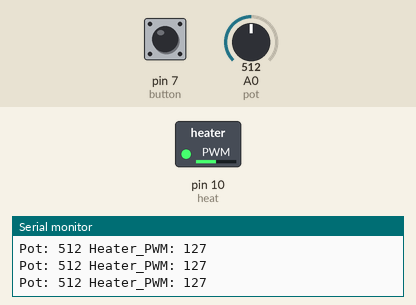
Simulated run of this sketch. Board: Arduino Uno, built with avr-gcc and run on an emulated ATmega328P. Shown: switched loads named in the sketch (green lamp = pin HIGH), the last lines printed to the serial monitor. Inputs (shaded band) come from the test bench; at power-on: A0 (pot) = 512, pin 7 (button) HIGH.

Above: at 1.2 s.
1.3 s: A0 (pot) set to 716
At 2.4 s:
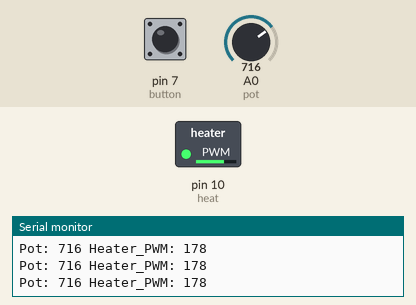
2.8 s: A0 (pot) set to 900
At 3.5 s:
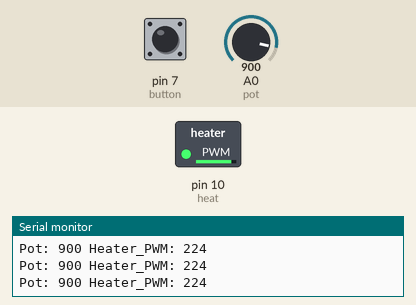
4.3 s: A0 (pot) set to 419
At 4.6 s:
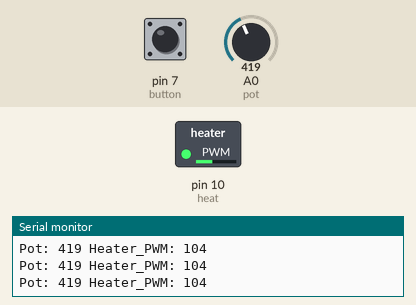
7.3 s: A0 (pot) set to 384
At 8.3 s:
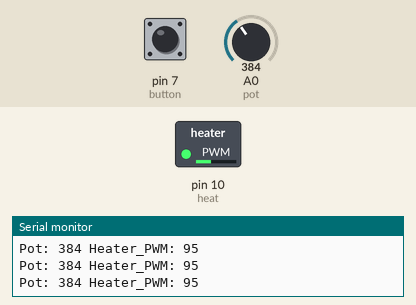
8.8 s: A0 (pot) set to 122
At 9.2 s:
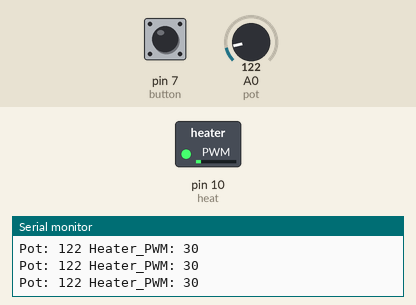
10.3 s: A0 (pot) set to 511
At 11.6 s:
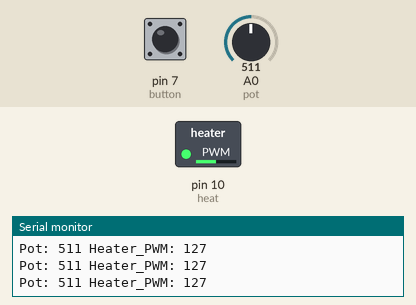
Timing chart, 0 to 12.8 s (numbered marks = the images above; inputs shaded):
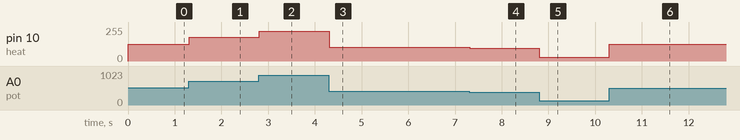

The sketch:

Heater.ino
```cpp
#include "OneButton.h"

OneButton button(7, true);

#define pot A0
#define heat 10
int dat;

void setup()
{
  Serial.begin(115200);
  button.attachDoubleClick(doubleclick);
  button.attachClick(clik);
  pinMode(heat, OUTPUT);
}

void loop()
{
  button.tick();
  dat = analogRead(pot);
  Serial.print("Pot: ");
  Serial.print(dat);
  dat = map(dat, 0, 1023, 0, 255);
  Serial.print(" Heater_PWM: ");
  Serial.println(dat);
  analogWrite(heat, dat);
  delay(10);
}

void doubleclick()
{

} // doubleclick

void clik()
{

} //click
```

Measured:
- after the input at 1.3 s, pin 10 (heat): 127/255 → 178/255 at once
- after the input at 2.8 s, pin 10 (heat): 178/255 → 224/255 at once
- after the input at 4.3 s, pin 10 (heat): 224/255 → 104/255 at once
- after the input at 7.3 s, pin 10 (heat): 104/255 → 95/255 at once
- after the input at 8.8 s, pin 10 (heat): 95/255 → 30/255 at once
- after the input at 10.3 s, pin 10 (heat): 30/255 → 127/255 at once
